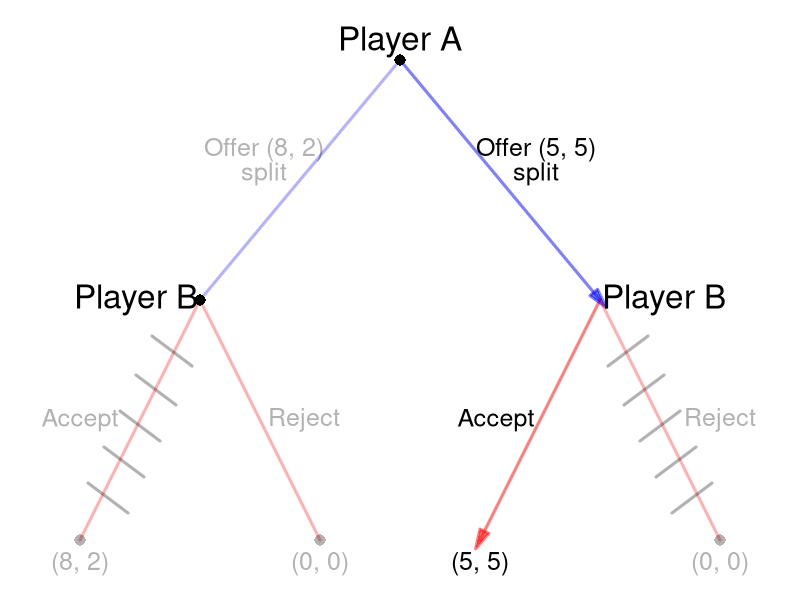

Reproduce this figure in R.
require(shape)
pdf(file = "people/sequential_ultimatum_reciprocal.pdf", width = 9, height = 7)

#Set parameters for graphics
axislabelsize <- 1.5
labelsize <- 2
actionlabelsize <- 1.5
graphlinewidth <- 3
segmentlinewidth <- 2
nodesize <- 1.5
fadelevel <- 0.3

COL <- c("#7fc97f", "#beaed4", "#fdc086", "#ffff99", "#386cb0", "#f0027f", "#bf5b17", "#666666")
COLA <- c("#99d8c9","#66c2a4","#41ae76", "#238b45", "#005824")
COLB <- c("#4eb3d3", "#2b8cbe", "#0868ac","#084081")

par(mar =  c(0, 0, 0, 0))

xlims <- c(0, 10)
ylims <- c(0, 10)

npts <- 501 
x <- seq(xlims[1], xlims[2], length.out = npts)
y <- seq(ylims[1], ylims[2], length.out = npts) 

plot(0, 0, xlim = xlims, ylim = ylims, type = "n",
     xlab = expression(paste("")),
     ylab = expression(paste("")), 
     xaxt = "n", 
     yaxt = "n", 
     cex.lab = axislabelsize, 
     bty = "n",
     xaxs="i", 
     yaxs="i")

ticksy <- seq(from = 0, to = ylims[2], by = 2)
ylabels <- seq(from = 0, to = ylims[2], by = 2)
ticksx <- seq(from = 0, to = xlims[2], by = 2)
xlabels <- seq(from = 0, to = xlims[2], by = 2)

#Branches for Aram
#Offer (8, 2)
segments(5, 9, 2.5, 5, lty = 1, col = rgb(0, 0, 1, fadelevel), lwd = graphlinewidth)
#Offer (5, 5)
#segments(5, 9, 7.5, 5, lty = 1, col = rgb(0, 0, 1, fadelevel), lwd = graphlinewidth)

#Branches for Bina
#From A offer (8, 2)
#Bina Acept
Arrows(7.5, 5, 6, 1, col = rgb(1, 0, 0, 0.5), lty = 1, lwd = 3, arr.type = "triangle")
segments(2.5, 5, 1, 1, lty = 1, col = rgb(1, 0, 0, fadelevel), lwd = graphlinewidth)

#Branches for A (arrow)
#Offer (8, 2)

Arrows(5, 9, 7.5, 5, col = rgb(0, 0, 1, 0.5), lty = 1, lwd = 3, arr.type = "triangle")



#Bina Reject
segments(2.5, 5, 4, 1, lty = 1, col = rgb(1, 0, 0, fadelevel), lwd = graphlinewidth)

#From Aram offer (5, 5)
#Bina Accept
#segments(7.5, 5, 6, 1, lty = 1, col = rgb(1, 0, 0, fadelevel), lwd = graphlinewidth)

#Bina Reject
segments(7.5, 5, 9, 1, lty = 1, col = rgb(1, 0, 0, fadelevel), lwd = graphlinewidth)



#Initial node
points(5, 9, pch = 16, col = "black", cex = nodesize)

#P1 Nodes
points(2.5, 5, pch = 16, col = "black", cex = nodesize)
#points(7.5, 5, pch = 16, col = "black", cex = nodesize)

#P2 Terminal Nodes
points(1, 1, pch = 16, col = rgb(0,0,0,fadelevel), cex = nodesize)
points(4, 1, pch = 16, col = rgb(0,0,0,fadelevel), cex = nodesize)
#points(6, 1, pch = 16, col = "black", cex = nodesize)
points(9, 1, pch = 16, col = rgb(0,0,0,fadelevel), cex = nodesize)

text(5, 9.3, expression(paste("Player A")), cex = labelsize)

text(3.3, 7.5, expression(paste("Offer (8, 2)")), cex = actionlabelsize, col = rgb(0,0,0,fadelevel))
text(3.3, 7.1, expression(paste("split")), cex = actionlabelsize, col = rgb(0,0,0,fadelevel))
text(6.7, 7.5, expression(paste("Offer (5, 5)")), cex = actionlabelsize)
text(6.7, 7.1, expression(paste("split")), cex = actionlabelsize)


text(1.7, 5, expression(paste("Player B")), cex = labelsize)
text(1, 3, expression(paste("Accept")), cex = actionlabelsize, col = rgb(0,0,0,fadelevel))
text(3.8, 3, expression(paste("Reject")), cex = actionlabelsize, col = rgb(0,0,0,fadelevel))


text(8.3, 5, expression(paste("Player B")), cex = labelsize)
text(6.2, 3, expression(paste("Accept")), cex = actionlabelsize)
text(9, 3, expression(paste("Reject")), cex = actionlabelsize, col = rgb(0,0,0,fadelevel))


#Payoffs 
text(1, .6, expression("(8, 2)"), cex = actionlabelsize, col = rgb(0,0,0,fadelevel))
text(4, .6, expression("(0, 0)"), cex = actionlabelsize, col = rgb(0,0,0,fadelevel))
text(6, .6, expression("(5, 5)"), cex = actionlabelsize)
text(9, .6, expression("(0, 0)"), cex = actionlabelsize, col = rgb(0,0,0,fadelevel))


#Cutting branch plant late when A plants early
# segments(2.6, 3.9, 3.1, 4.4, lty = 1, col = rgb(0,0,0,fadelevel), lwd = graphlinewidth)
# segments(2.8, 3.25, 3.3, 3.75, lty = 1, col = rgb(0,0,0,fadelevel), lwd = graphlinewidth)
# segments(3, 2.65, 3.5, 3.15, lty = 1, col = rgb(0,0,0,fadelevel), lwd = graphlinewidth)
# segments(3.2, 2.05, 3.7, 2.55, lty = 1, col = rgb(0,0,0,fadelevel), lwd = graphlinewidth)
# segments(3.4, 1.45, 3.9, 1.95, lty = 1, col = rgb(0,0,0,fadelevel), lwd = graphlinewidth)


#Cutting branch plant late when A plants early
segments(7.6, 3.9, 8.1, 4.4, lty = 1, col = rgb(0,0,0,fadelevel), lwd = graphlinewidth)
segments(7.8, 3.25, 8.3, 3.75, lty = 1, col = rgb(0,0,0,fadelevel), lwd = graphlinewidth)
segments(8, 2.65, 8.5, 3.15, lty = 1, col = rgb(0,0,0,fadelevel), lwd = graphlinewidth)
segments(8.2, 2.05, 8.7, 2.55, lty = 1, col = rgb(0,0,0,fadelevel), lwd = graphlinewidth)
segments(8.4, 1.45, 8.9, 1.95, lty = 1, col = rgb(0,0,0,fadelevel), lwd = graphlinewidth)
 


#Cutting branch plant late when A plants
segments(2.4, 3.9, 1.9, 4.4, lty = 1, col = rgb(0,0,0,fadelevel), lwd = graphlinewidth)
segments(2.2, 3.25, 1.7, 3.75, lty = 1, col = rgb(0,0,0,fadelevel), lwd = graphlinewidth)
segments(2, 2.65, 1.5, 3.15, lty = 1, col = rgb(0,0,0,fadelevel), lwd = graphlinewidth)
segments(1.8, 2.05, 1.3, 2.55, lty = 1, col = rgb(0,0,0,fadelevel), lwd = graphlinewidth)
segments(1.6, 1.45, 1.1, 1.95, lty = 1, col = rgb(0,0,0,fadelevel), lwd = graphlinewidth)


dev.off()
